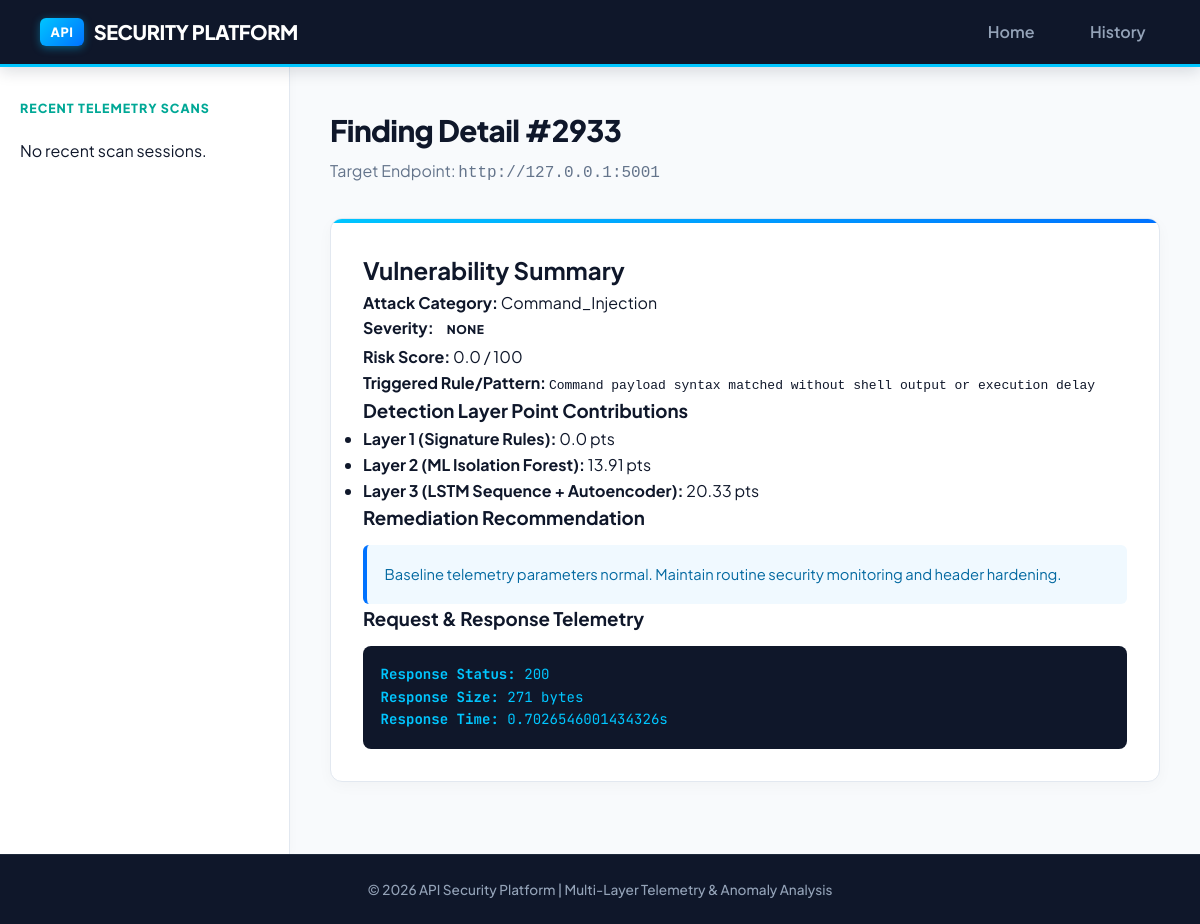
The app's page /finding/2933 with its own data.
### database/models.py (models this page shows)
class Finding(Base):
    __tablename__ = "findings"
    id = Column(Integer, primary_key=True, index=True)
    session_id = Column(Integer, ForeignKey("scan_sessions.id", ondelete="CASCADE"), nullable=False)
    endpoint_id = Column(Integer, ForeignKey("endpoints.id", ondelete="CASCADE"), nullable=True)
    attack_type = Column(String(100), nullable=False, default="None")
    finding_status = Column(String(30), nullable=False, default="Informational")
    severity = Column(String(20), nullable=False, default="Low")
    risk_score = Column(Float, default=0.0)
    signature_triggered = Column(String(255), default="")
    ml_score = Column(Float, default=0.0)
    lstm_score = Column(Float, default=0.0)
    autoencoder_score = Column(Float, default=0.0)
    recommendation = Column(Text, nullable=True)
    timestamp = Column(DateTime, default=datetime.utcnow)
    request_payload = Column(Text, nullable=True, default="")
    response_status = Column(Integer, default=200)
    response_size = Column(Integer, default=0)
    response_time = Column(Float, default=0.0)
    session = relationship("ScanSession", back_populates="findings")
    endpoint = relationship("Endpoint", back_populates="findings")

class Endpoint(Base):
    __tablename__ = "endpoints"
    id = Column(Integer, primary_key=True, index=True)
    session_id = Column(Integer, ForeignKey("scan_sessions.id", ondelete="CASCADE"), nullable=False)
    url = Column(String(500), nullable=False)
    method = Column(String(10), nullable=False, default="GET")
    discovered_at = Column(DateTime, default=datetime.utcnow)
    session = relationship("ScanSession", back_populates="endpoints")
    findings = relationship("Finding", back_populates="endpoint", cascade="all, delete-orphan")

### dashboard/routes.py (the view)
@dashboard_bp.route("/finding/<int:finding_id>")
def finding_detail(finding_id):
    finding = get_finding_by_id(finding_id)
    return render_template("report.html", finding=finding)

### database/db.py (called while the page is built)
def get_finding_by_id(finding_id: int) -> Optional[Finding]:
    db = SessionLocal()
    try:
        return db.query(Finding).options(joinedload(Finding.endpoint)).options(joinedload(Finding.session)).filter(Finding.id == finding_id).first()
    finally:
        db.close()

### dashboard/templates/report.html (shortened to what this page needs)
{% extends "base.html" %}
{% block content %}
<div class="page-header">
    <h1>Finding Detail #{{ finding.id if finding else 'N/A' }}</h1>
    <p>Target Endpoint: <code>{{ finding.endpoint.url if finding and finding.endpoint else 'N/A' }}</code></p>
</div>
{% if finding %}
<div class="card detail-card">
    <h2>Vulnerability Summary</h2>
    <div class="detail-grid">
        <div><strong>Attack Category:</strong> {{ finding.attack_type }}</div>
        <div><strong>Severity:</strong> <span class="badge {{ finding.severity|lower }}">{{ finding.severity }}</span></div>
        <div><strong>Risk Score:</strong> {{ finding.risk_score }} / 100</div>
        <div><strong>Triggered Rule/Pattern:</strong> <code>{{ finding.signature_triggered or 'N/A' }}</code></div>
    </div>
    <h3>Detection Layer Point Contributions</h3>
    <ul>
        <li><strong>Layer 1 (Signature Rules):</strong> {{ finding.risk_score }} pts</li>
        <li><strong>Layer 2 (ML Isolation Forest):</strong> {{ finding.ml_score }} pts</li>
        <li><strong>Layer 3 (LSTM Sequence + Autoencoder):</strong> {{ finding.lstm_score + finding.autoencoder_score }} pts</li>
    </ul>
    <h3>Remediation Recommendation</h3>
    <p class="recommendation-box">{{ finding.recommendation }}</p>
    <h3>Request & Response Telemetry</h3>
    <div class="code-block">
        <p><strong>Response Status:</strong> {{ finding.response_status }}</p>
        <p><strong>Response Size:</strong> {{ finding.response_size }} bytes</p>
        <p><strong>Response Time:</strong> {{ finding.response_time }}s</p>
    </div>
</div>
{% else %}
<p>Finding detail record not found.</p>
{% endif %}
{% endblock %}

### dashboard/static/css/style.css (style rules this page uses)
* { box-sizing: border-box; margin: 0; padding: 0; }
:root { --zap-navy: #0f172a; --zap-slate: #1e293b; --zap-cyan: #00c6ff; --zap-teal: #00a896; --zap-blue-gradient: linear-gradient(135deg, #00c6ff 0%, #0072ff 100%); --zap-dark-gradient: linear-gradient(135deg, #0f172a 0%, #1e293b 100%); --bg-main: #f8fafc; --bg-card: #ffffff; --text-primary: #0f172a; --text-secondary: #475569; --text-muted: #64748b; --border-color: #e2e8f0; }
body { font-family: 'Plus Jakarta Sans', -apple-system, BlinkMacSystemFont, "Segoe UI", Roboto, sans-serif; background-color: var(--bg-main); color: var(--text-primary); line-height: 1.6; min-height: 100vh; }
.page-header { margin-bottom: 2rem; }
.page-header h1 { font-size: 1.85rem; font-weight: 800; color: var(--zap-navy); letter-spacing: -0.02em; }
.page-header p { color: var(--text-muted); font-size: 1rem; margin-top: 0.2rem; }
.card { background-color: #ffffff; border-radius: 12px; padding: 2rem; margin-bottom: 2rem; border: 1px solid #e2e8f0; box-shadow: 0 4px 15px rgba(0, 0, 0, 0.03); position: relative; overflow: hidden; }
.card::before { content: ''; position: absolute; top: 0; left: 0; right: 0; height: 4px; background: var(--zap-blue-gradient); }
.badge { padding: 0.3rem 0.65rem; border-radius: 6px; font-size: 0.75rem; font-weight: 800; text-transform: uppercase; letter-spacing: 0.04em; display: inline-block; }
.recommendation-box { background-color: #f0f9ff; padding: 1.1rem; border-left: 4px solid #0072ff; border-radius: 6px; margin-top: 0.75rem; color: #0369a1; font-size: 0.92rem; }
.code-block { background-color: var(--zap-navy); color: #00c6ff; padding: 1.1rem; border-radius: 8px; font-family: 'JetBrains Mono', monospace; margin-top: 0.75rem; font-size: 0.88rem; }

### records on screen
Finding: id "2933", attack_type "Command_Injection", severity "NONE", risk_score "0.0", signature_triggered "Command payload syntax matched without shell output or execution delay", ml_score "13.91", finding.lstm_score+finding.autoencoder_score "20.33", recommendation "Baseline telemetry parameters normal. Maintain routine security monitoring and header hardening.", response_status "200", response_size "271", response_time "0.7026546001434326"
Endpoint: endpoint "http://127.0.0.1:5001"
